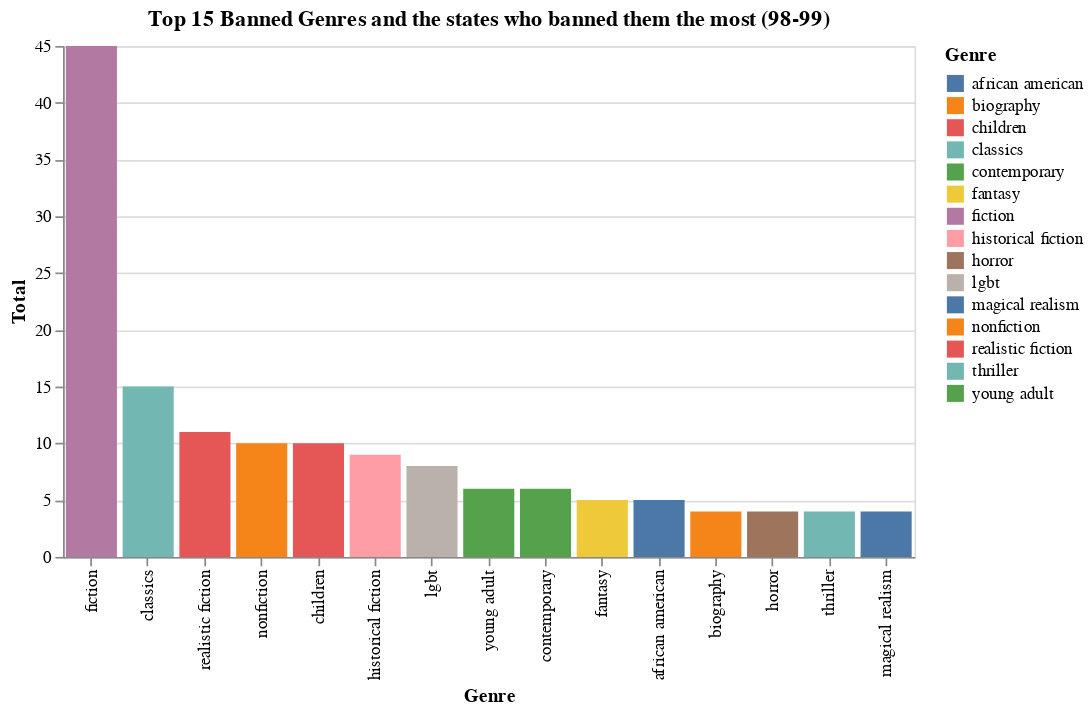

The code cell stored with this chart in its notebook:
### Code cell
chart = alt.Chart(big_15).mark_bar().encode(
    x=alt.X('Genre:N', sort=None),
    y='Total:Q',
    color='Genre:N',
    tooltip=['Genre:N', 'Total:Q', 'State:N'] # cool color setting
).properties(
    width=500,
    height=300,
    title='Top 15 Banned Genres and the states who banned them the most (98-99)'
)

chart.show()

### Figure 1 — Vega-Lite specification as saved in the notebook (floating-point values rounded to 4 significant figures)
{"config": {"view": {"continuousWidth": 300, "continuousHeight": 300}}, "data": {"name": "data-80b2a822e70527272441169e89e18607"}, "mark": {"type": "bar"}, "encoding": {"color": {"field": "Genre", "type": "nominal"}, "tooltip": [{"field": "Genre", "type": "nominal"}, {"field": "Total", "type": "quantitative"}, {"field": "State", "type": "nominal"}], "x": {"field": "Genre", "sort": null, "type": "nominal"}, "y": {"field": "Total", "type": "quantitative"}}, "height": 300, "title": "Top 15 Banned Genres and the states who banned them the most (98-99)", "width": 500, "$schema": "https://vega.github.io/schema/vega-lite/v5.20.1.json", "datasets": {"data-80b2a822e70527272441169e89e18607": [{"Genre": "fiction", "Total": 45, "State": "FL"}, {"Genre": "classics", "Total": 15, "State": "FL"}, {"Genre": "realistic fiction", "Total": 11, "State": "SC"}, {"Genre": "nonfiction", "Total": 10, "State": "FL"}, {"Genre": "children", "Total": 10, "State": "SC"}, {"Genre": "historical fiction", "Total": 9, "State": "MD"}, {"Genre": "lgbt", "Total": 8, "State": "WI"}, {"Genre": "young adult", "Total": 6, "State": "WI"}, {"Genre": "contemporary", "Total": 6, "State": "CT"}, {"Genre": "fantasy", "Total": 5, "State": "MD"}, {"Genre": "african american", "Total": 5, "State": "VA"}, {"Genre": "biography", "Total": 4, "State": "GA"}, {"Genre": "horror", "Total": 4, "State": "FL"}, {"Genre": "thriller", "Total": 4, "State": "CT"}, {"Genre": "magical realism", "Total": 4, "State": "MD"}]}}
